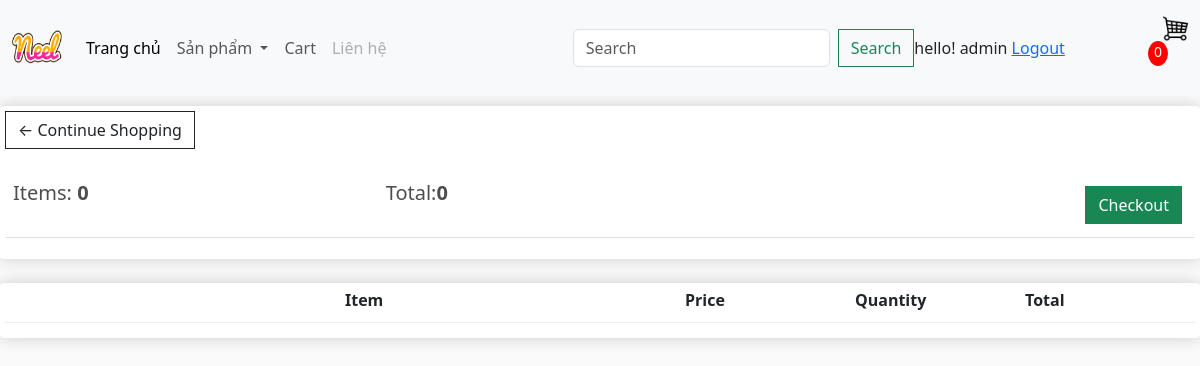
The page /cart/ (signed in) on the database as committed earlier.
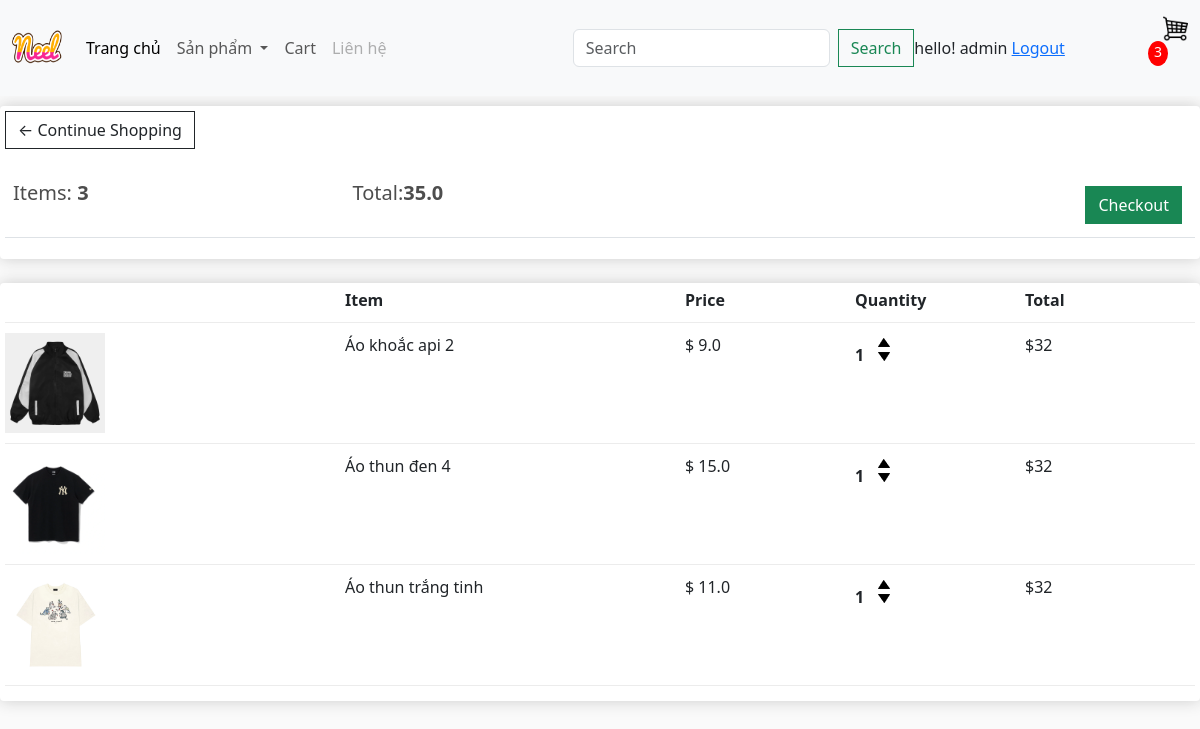
The same page on the database as committed later.
### app/models.py (models this page shows, shortened)
class Order(models.Model):
    customer = models.ForeignKey(Customer,on_delete=models.SET_NULL,blank=True, null=True)
    date_order = models.DateTimeField(auto_now_add=True)
    complete = models.BooleanField(default=False,null=True,blank=False)
    transaction_id = models.CharField(max_length=200, null=True , default=uuid.uuid4, editable=False)
    @property
    def get_cart_items(self):
        orderitems = self.orderitem_set.all()
        total = sum([item.quantity for item in orderitems])
        return total
    @property
    def get_cart_total(self):
        orderitems = self.orderitem_set.all()
        total = sum([item.get_total for item in orderitems])
        return total

class OrderItem(models.Model):
    product = models.ForeignKey(Product,on_delete=models.SET_NULL,blank=True,null=True)
    order = models.ForeignKey(Order,on_delete=models.SET_NULL,blank=True,null=True)
    quantity = models.IntegerField(default=0, null=True, blank=False)
    date_added = models.DateTimeField(auto_now_add=True)
    @property
    def get_total(self):
        total = self.product.price * self.quantity
        return total

class Product(models.Model):
    name = models.CharField(max_length=200, null=True)
    price = models.FloatField(max_length=200, null=True)
    product_type = models.ForeignKey(ProductType, on_delete=models.CASCADE, null=True)
    image = models.ImageField(null=True, blank=True)
    @property
    def ImageURL(self):
        try:
            url = self.image.url
        except:
            url = ''
        return url

### app/views.py (the view)
# urls.py: path('cart/',views.cart, name="cart"),
def cart(request):
    if request.user.is_authenticated:
        customer = request.user.customer
        order, create = Order.objects.get_or_create(customer = customer, complete = False)
        items = order.orderitem_set.all()
        cartItems = order.get_cart_items
        user_login = 'show'
        user_not_login ='hidden'
    else:
        items = []
        order = {'order.get_cart_items':0,'order.get_cart_total' : 0}
        cartItems = order['get_cart_item']
        user_login = 'hidden'
        user_not_login ='show'
    context={'items':items,'order':order,'cartItems':cartItems,'user_login':user_login,'user_not_login':user_not_login}
    return render(request, 'app/cart.html', context)

### app/templates/app/cart.html
{% extends 'app/base.html' %}
{% load static %}
{% block cart_content %}
<div class="row">
	<div class="col-lg-12">
		<div class="box-element">
			<a  class="btn btn-outline-dark" href="{% url 'home' %}">&#x2190; Continue Shopping</a>
			<br>
			<br>
			<table class="table">
				<tr>
					<th><h5>Items: <strong>{{order.get_cart_items}}</strong></h5></th>
					<th><h5>Total:<strong>{{order.get_cart_total}}</strong></h5></th>
					<th>
						<a  style="float:right; margin:5px;" class="btn btn-success" href="{% url 'checkout' %}">Checkout</a>
					</th>
				</tr>
			</table>
		</div>
		<br>
		<div class="box-element">
			<div class="cart-row">
				<div style="flex:2"></div>
				<div style="flex:2"><strong>Item</strong></div>
				<div style="flex:1"><strong>Price</strong></div>
				<div style="flex:1"><strong>Quantity</strong></div>
				<div style="flex:1"><strong>Total</strong></div>
			</div>
			{% for item in items %}
			<div class="cart-row">
				<div style="flex:2"><img class="row-image" src="{{item.product.ImageURL}}"></div>
				<div style="flex:2"><p>{{item.product.name}}</p></div>
				<div style="flex:1"><p>$ {{item.product.price}}</p></div>
				<div style="flex:1">
					<p class="quantity">{{item.quantity}}</p>
					<div class="quantity">
						<img data-product={{item.product.id}} data-action='add' class="chg-quantity update-cart" src="{% static  'app/images/arrow-up.png' %}">
						<img data-product={{item.product.id}} data-action='remove' class="chg-quantity update-cart" src="{% static  'app/images/arrow-down.png' %}">
					</div>
				</div>
				<div style="flex:1"><p>$32</p></div>
			</div>
			{% endfor %}
		</div>
	</div>
</div>
{% endblock cart_content %}

### app/templates/app/base.html (shortened to what this page needs)
{% load static %}
<!DOCTYPE html>
<html>
    <head>
        <link rel="stylesheet" href="">
        <link href="https://cdn.jsdelivr.net/npm/bootstrap@5.3.3/dist/css/bootstrap.min.css" rel="stylesheet">
        <link href-"{%static 'app/css/style.css' %}" rel="stylesheet"/>
        <link href-"{%static 'app/css/owl.carousel.min.css' %}" rel="stylesheet"/>
        <link href-"{%static 'app/css/all.min.css' %}" rel="stylesheet"/>
        <link rel="stylesheet" type="text/css" href="{% static "app/css/main.css" %}"/>
    </head>
    <body>
        <nav class="navbar navbar-expand-lg bg-body-tertiary">
            <div class="container-fluid">
              <a class="navbar-brand" href="{% url 'home' %}">
                 <img src="{%static 'app/images/Neel.png' %}" width="50" height="70"/>
              </a>
              <div class="collapse navbar-collapse" id="navbarSupportedContent">
                <ul class="navbar-nav me-auto mb-2 mb-lg-0">
                  <li class="nav-item">
                    <a class="nav-link active" aria-current="page" href="{% url 'home' %}">Trang chủ</a>
                  </li>
                  <li class="nav-item dropdown">
                    <a class="nav-link dropdown-toggle" href="#" role="button" data-bs-toggle="dropdown" aria-expanded="false">
                      Sản phẩm
                    </a>
                  </li>
                  <li class="nav-item">
                    <a class="nav-link" href="{% url 'cart' %}">Cart</a>
                  </li>
                  <li class="nav-item">
                    <a class="nav-link disabled" href="#">Liên hệ</a>
                  </li>
                </ul>
                <form class="d-flex" role="search" method="POST" action = "{% url 'search' %}" style="visibility: {{search_bar}}">
                  <input class="form-control me-2" type="search" placeholder="Search" aria-label="Search" name="searched">
                  <button class="btn btn-outline-success" type="submit">Search</button>
                </form>
              </div>
                <div class="'form-inline my-2 my-lg-0" style="visibility: {{user_login}}" >
                  <span>hello! {{request.user}}</span>
                  <span><a href="{% url 'logout' %}">Logout</a></span>
                </div>
              <div class="'form-inline my-2 my-lg-0" style="visibility: {{search_bar}}">
                <a href="{% url 'cart' %}">
                  <img id="cart-icon" src="{% static 'app/images/gio.png' %}" >
                </a>
                <p id="cart-total" id="cart-icon">{{cartItems}}</p>
              </div>
            </div>
          </nav>
        {% block cart_content %}{% endblock cart_content %}
    </body>
</html>

### app/static/app/css/main.css (style rules this page uses)
body { background-color: hsl(0, 0%, 98%); }
h1,h2,h3,h4,h5,h6 { color:hsl(0, 0%, 30%); }
.box-element { box-shadow:hsl(0, 0%, 80%) 0 0 16px; background-color: #fff; border-radius: 4px; padding: 5px; }
#cart-icon { width:25px; display: inline-block; margin-left: 15px; }
#cart-total { display: block; text-align: center; color:#fff; background-color: red; width: 20px; height: 25px; border-radius: 50%; font-size: 14px; }
.col-lg-3, .col-lg-4, .col-lg-6, .col-lg-8, .col-lg-12 { margin-top: 10px; }
.btn { border-radius: 0; }
.row-image { width: 100px; }
.cart-row { display: flex; align-items: flex-stretch; padding-bottom: 10px; margin-bottom: 10px; border-bottom: 1px solid #ececec; }
.quantity { display: inline-block; font-weight: 700; padding-right:10px; }
.chg-quantity { width: 12px; cursor: pointer; display: block; margin-top: 5px; transition:.1s; }

Rows that differ between the two databases and show on the page:
no longer on this page (row edited): Order: get_cart_items "0", get_cart_total "0"
added Order: get_cart_items "3", get_cart_total "35.0"
added OrderItem: product.ImageURL (picture), product.name "Áo khoắc api 2", product.price "9.0", quantity "1"
added OrderItem: product.ImageURL (picture), product.name "Áo thun đen 4", product.price "15.0", quantity "1"
added OrderItem: product.ImageURL (picture), product.name "Áo thun trắng tinh", product.price "11.0", quantity "1"
Other text that changed with them:
{{ cartItems }}: "0" → "3"
